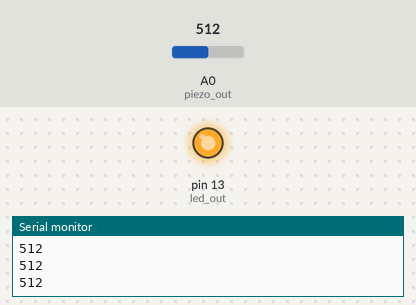
A sketch run on a simulated Arduino Uno, built with avr-gcc and run on an emulated ATmega328P. Parts: output pins drawn as LEDs (lit = HIGH), the last lines printed to the serial monitor. Inputs (shaded band) come from the test bench; at power-on: A0 (piezo_out) = 512.

Above: at 1.2 s.
1.3 s: A0 (piezo_out) set to 105
2.8 s: A0 (piezo_out) set to 89
At 3.1 s:
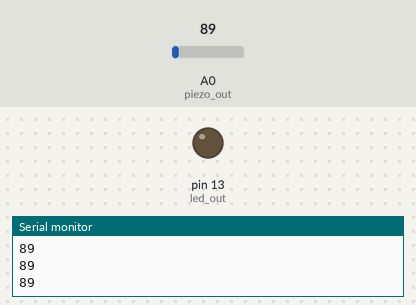
4.3 s: A0 (piezo_out) set to 110
At 5.5 s:
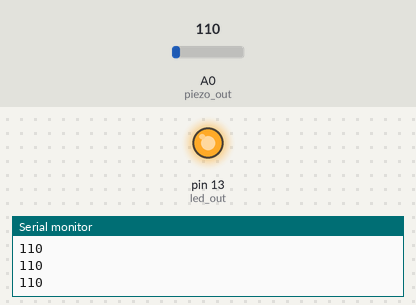
5.8 s: A0 (piezo_out) set to 90
At 6.9 s:
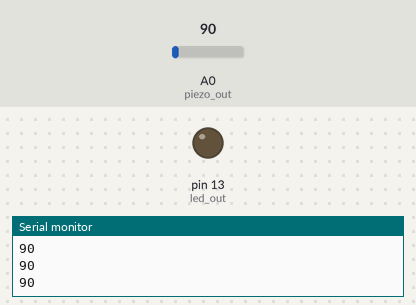
Timing chart, 0 to 8.3 s (numbered marks = the images above; inputs shaded):
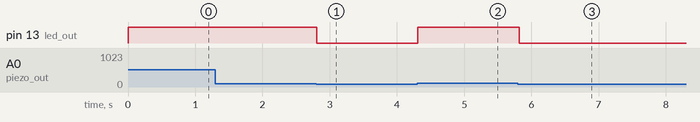

Measured:
- the behaviour switches between 100 and 99 on A0 (piezo_out) (found by bisection; images 0 and 1)
- after the input at 2.8 s, pin 13 (led_out): HIGH → LOW at once
- after the input at 4.3 s, pin 13 (led_out): LOW → HIGH at once
- after the input at 5.8 s, pin 13 (led_out): HIGH → LOW at once

The sketch:

Piezoelectric_Sensor.ino
```cpp
/*
  Project: Piezoelectric Sensor
  Description:
    - Detects vibration or knock using a piezoelectric sensor.
    - Turns on onboard LED when vibration exceeds a threshold value.
*/

int piezo_out = A0;   // Piezo sensor connected to analog pin A0
int led_out = 13;     // LED connected to pin 13
int threshold = 100;  // Threshold for vibration detection

void setup() {
  pinMode(led_out, OUTPUT);  // Set LED as output
  Serial.begin(9600);        // Initialize Serial Monitor
}

void loop() {
  int value = analogRead(piezo_out);  // Read analog value from piezo sensor
  Serial.println(value);              // Print sensor value to Serial Monitor

  if (value >= threshold) {           // If vibration exceeds threshold
    digitalWrite(led_out, HIGH);      // Turn ON LED
  } else {
    digitalWrite(led_out, LOW);       // Turn OFF LED
  }

  delay(100); // Short delay for stability
}
```
